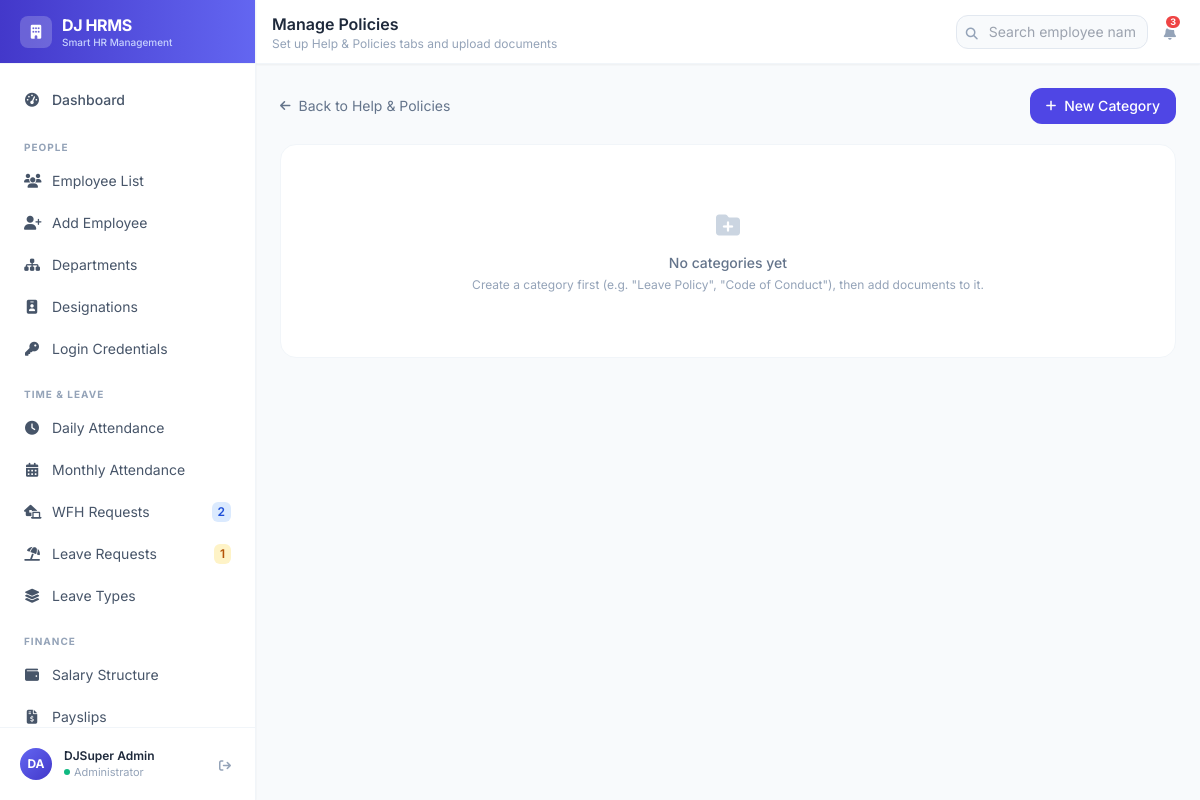
The page /help/manage/ (signed in) on the database as committed earlier.
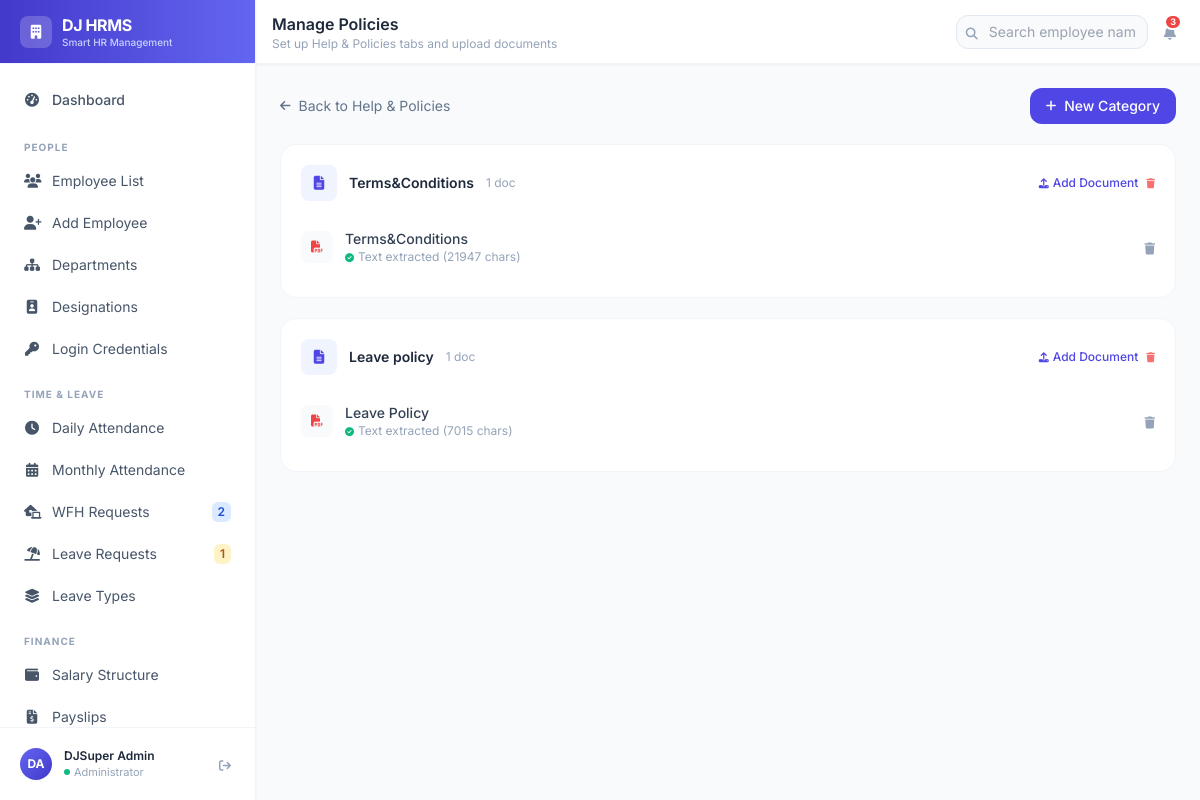
The same page on the database as committed later.
### helpcenter/models.py (models this page shows, shortened)
class PolicyCategory(models.Model):
    name        = models.CharField(max_length=100, unique=True)
    icon        = models.CharField(
        max_length=40, default='fa-file-lines',
        help_text="Font Awesome icon class, e.g. 'fa-umbrella-beach', 'fa-scale-balanced'"
    )
    order       = models.PositiveIntegerField(default=0)
    created_at  = models.DateTimeField(auto_now_add=True)
    class Meta:
        ordering = ['order', 'name']
        verbose_name_plural = 'Policy categories'

class PolicyDocument(models.Model):
    category        = models.ForeignKey(PolicyCategory, on_delete=models.CASCADE, related_name='documents')
    title           = models.CharField(max_length=200)
    file            = models.FileField(upload_to='policy_docs/', blank=True, null=True)
    extracted_text  = models.TextField(blank=True)
    extraction_note = models.CharField(max_length=255, blank=True)  # e.g. error message if extraction failed
    notes           = models.TextField(blank=True, help_text="Optional manual summary/notes shown above the extracted text")
    uploaded_by     = models.ForeignKey(User, on_delete=models.SET_NULL, null=True, blank=True)
    created_at      = models.DateTimeField(auto_now_add=True)
    updated_at      = models.DateTimeField(auto_now=True)
    class Meta:
        ordering = ['-updated_at']
    @property
    def file_ext(self):
        if not self.file:
            return ''
        return self.file.name.rsplit('.', 1)[-1].lower() if '.' in self.file.name else ''

### helpcenter/views.py (the view)
# urls.py: path('manage/', views.manage_policies, name='manage_policies'),
@login_required
def manage_policies(request):
    if not (request.user.is_staff or request.user.is_superuser):
        messages.error(request, 'You do not have permission to manage policies.')
        return redirect('help_home')
    categories = PolicyCategory.objects.prefetch_related('documents').all()
    return render(request, 'helpcenter/manage_policies.html', {
        'categories': categories,
    })

### employees/models.py (called while the page is built)
    @property
    def full_name(self):
        return f"{self.first_name} {self.last_name}"

### hrms/context_processors.py (called while the page is built)
def unread_messages(request):
    if not request.user.is_authenticated:
        return {}
    try:
        from messaging.models import Message
    except Exception:
        return {}
    count = Message.objects.filter(
        conversation__participants=request.user,
        is_read=False,
    ).exclude(sender=request.user).count()
    return {'unread_messages_count': count}

### templates/helpcenter/manage_policies.html (shortened to what this page needs)
{% extends 'base.html' %}
{% block page_title %}Manage Policies{% endblock %}
{% block page_subtitle %}Set up Help & Policies tabs and upload documents{% endblock %}
{% block content %}
<div class="flex items-center justify-between mb-5">
  <a href="{% url 'help_home' %}" class="text-slate-500 text-sm hover:text-slate-700 flex items-center gap-2">
    <i class="fas fa-arrow-left text-xs"></i> Back to Help & Policies
  </a>
  <button type="button" onclick="document.getElementById('addCategoryModal').classList.remove('hidden')"
    class="inline-flex items-center gap-2 bg-brand-600 text-white px-4 py-2 rounded-xl text-sm font-medium hover:bg-brand-700 transition-colors">
    <i class="fas fa-plus text-xs"></i> New Category
  </button>
</div>
<div class="space-y-5">
  {% for cat in categories %}
  <div class="bg-white rounded-2xl border border-slate-100 p-5">
    <div class="flex items-center justify-between mb-4">
      <div class="flex items-center gap-3">
        <div class="w-9 h-9 rounded-lg bg-brand-50 flex items-center justify-center">
          <i class="fas {{ cat.icon }} text-brand-600 text-sm"></i>
        </div>
        <h3 class="text-slate-800 font-semibold text-sm">{{ cat.name }}</h3>
        <span class="text-xs text-slate-400">{{ cat.documents.count }} doc{{ cat.documents.count|pluralize }}</span>
      </div>
      <div class="flex items-center gap-2">
        <button type="button" onclick="document.getElementById('addDocModal-{{ cat.id }}').classList.remove('hidden')"
          class="text-brand-600 text-xs font-medium hover:underline flex items-center gap-1">
          <i class="fas fa-upload text-[10px]"></i> Add Document
        </button>
        <form method="post" action="{% url 'delete_category' cat.id %}" onsubmit="return confirm('Delete \'{{ cat.name }}\' and all its documents?');" class="inline">
          <button type="submit" class="text-red-400 text-xs font-medium hover:text-red-600 flex items-center gap-1">
            <i class="fas fa-trash text-[10px]"></i>
          </button>
        </form>
      </div>
    </div>
    {% if cat.documents.all %}
    <div class="divide-y divide-slate-50">
      {% for doc in cat.documents.all %}
      <div class="flex items-center justify-between gap-3 py-3">
        <div class="flex items-center gap-3 min-w-0">
          <div class="w-8 h-8 rounded-lg bg-slate-50 flex items-center justify-center flex-shrink-0">
            {% if doc.file_ext == 'pdf' %}<i class="fas fa-file-pdf text-red-500 text-xs"></i>
            {% elif doc.file_ext == 'docx' or doc.file_ext == 'doc' %}<i class="fas fa-file-word text-blue-500 text-xs"></i>
            {% else %}<i class="fas fa-file-lines text-slate-400 text-xs"></i>{% endif %}
          </div>
          <div class="min-w-0">
            <p class="text-slate-700 text-sm font-medium truncate">{{ doc.title }}</p>
            <p class="text-slate-400 text-xs">
              {% if doc.extracted_text %}
                <i class="fas fa-circle-check text-emerald-500 text-[9px] mr-1"></i>Text extracted ({{ doc.extracted_text|length }} chars)
              {% elif doc.extraction_note %}
                <i class="fas fa-triangle-exclamation text-amber-500 text-[9px] mr-1"></i>{{ doc.extraction_note }}
              {% else %}
                No file attached
              {% endif %}
            </p>
          </div>
        </div>
        <form method="post" action="{% url 'delete_document' doc.id %}" onsubmit="return confirm('Delete \'{{ doc.title }}\'?');">
          <button type="submit" class="text-slate-400 hover:text-red-500 text-xs flex-shrink-0">
            <i class="fas fa-trash"></i>
          </button>
        </form>
      </div>
      {% endfor %}
    </div>
    {% else %}
    <p class="text-slate-400 text-xs py-2">No documents yet — click "Add Document" to upload a PDF/DOCX.</p>
    {% endif %}
  </div>
  {% empty %}
  <div class="bg-white rounded-2xl border border-slate-100 py-16 text-center">
    <i class="fas fa-folder-plus text-slate-300 text-2xl mb-3"></i>
    <p class="text-slate-500 font-medium text-sm">No categories yet</p>
    <p class="text-slate-400 text-xs mt-1">Create a category first (e.g. "Leave Policy", "Code of Conduct"), then add documents to it.</p>
  </div>
  {% endfor %}
</div>
{% endblock %}

### templates/base.html (shortened to what this page needs)
<!DOCTYPE html>
<html lang="en" class="h-full">
<head>
  <script src="https://cdn.tailwindcss.com"></script>
  <link href="https://cdnjs.cloudflare.com/ajax/libs/font-awesome/6.5.0/css/all.min.css" rel="stylesheet">
</head>
<body class="h-full bg-slate-50">
<div class="flex h-screen overflow-hidden">
  <aside id="sidebar"
    class="w-64 bg-white border-r border-slate-100 flex flex-col flex-shrink-0 shadow-sm lg:relative lg:translate-x-0">
    <div class="h-16 flex items-center justify-between px-5 border-b border-slate-100 bg-gradient-to-r from-brand-700 to-brand-500 flex-shrink-0">
      <div class="flex items-center gap-2.5">
        <div class="w-8 h-8 bg-white bg-opacity-20 rounded-lg flex items-center justify-center">
          <i class="fas fa-building text-white text-sm"></i>
        </div>
        <div>
          <span class="text-white font-bold text-base tracking-tight">DJ HRMS</span>
          <p class="text-indigo-200 text-[10px] font-medium -mt-0.5">Smart HR Management</p>
        </div>
      </div>
    </div>
    <nav class="flex-1 overflow-y-auto px-3 py-4 space-y-0.5">
      <a href="{% url 'dashboard' %}" onclick="closeSidebar()"
        class="sidebar-item  flex items-center gap-3 px-3 py-2.5 rounded-xl text-slate-600 font-medium text-sm mb-2">
        <i class="fas fa-gauge-high w-4 text-center"></i>
        <span>Dashboard</span>
      </a>
      <p class="nav-group-label text-slate-400 px-3 pt-3 pb-1">People</p>
      <a href="{% url 'employee_list' %}" onclick="closeSidebar()"
        class="sidebar-item {% if request.resolver_match.url_name == 'employee_list' or request.resolver_match.url_name == 'employee_detail' %}active{% endif %} flex items-center gap-3 px-3 py-2.5 rounded-xl text-slate-600 text-sm">
        <i class="fas fa-users w-4 text-center"></i>
        <span>Employee List</span>
      </a>
      <a href="{% url 'add_employee' %}" onclick="closeSidebar()"
        class="sidebar-item {% if request.resolver_match.url_name == 'add_employee' %}active{% endif %} flex items-center gap-3 px-3 py-2.5 rounded-xl text-slate-600 text-sm">
        <i class="fas fa-user-plus w-4 text-center"></i>
        <span>Add Employee</span>
      </a>
      <a href="{% url 'department_list' %}" onclick="closeSidebar()"
        class="sidebar-item {% if request.resolver_match.url_name == 'department_list' %}active{% endif %} flex items-center gap-3 px-3 py-2.5 rounded-xl text-slate-600 text-sm">
        <i class="fas fa-sitemap w-4 text-center"></i>
        <span>Departments</span>
      </a>
      <a href="{% url 'designation_list' %}" onclick="closeSidebar()"
        class="sidebar-item {% if request.resolver_match.url_name == 'designation_list' %}active{% endif %} flex items-center gap-3 px-3 py-2.5 rounded-xl text-slate-600 text-sm">
        <i class="fas fa-id-badge w-4 text-center"></i>
        <span>Designations</span>
      </a>
      <a href="{% url 'employee_credentials' %}" onclick="closeSidebar()"
        class="sidebar-item {% if request.resolver_match.url_name == 'employee_credentials' %}active{% endif %} flex items-center gap-3 px-3 py-2.5 rounded-xl text-slate-600 text-sm">
        <i class="fas fa-key w-4 text-center"></i>
        <span>Login Credentials</span>
      </a>
      <p class="nav-group-label text-slate-400 px-3 pt-4 pb-1">Time & Leave</p>
      <a href="{% url 'daily_attendance' %}" onclick="closeSidebar()"
        class="sidebar-item {% if request.resolver_match.url_name == 'daily_attendance' %}active{% endif %} flex items-center gap-3 px-3 py-2.5 rounded-xl text-slate-600 text-sm">
        <i class="fas fa-clock w-4 text-center"></i>
        <span>Daily Attendance</span>
      </a>
      <a href="{% url 'monthly_attendance' %}" onclick="closeSidebar()"
        class="sidebar-item {% if request.resolver_match.url_name == 'monthly_attendance' %}active{% endif %} flex items-center gap-3 px-3 py-2.5 rounded-xl text-slate-600 text-sm">
        <i class="fas fa-calendar-days w-4 text-center"></i>
        <span>Monthly Attendance</span>
      </a>
      <a href="{% url 'wfh_requests' %}" onclick="closeSidebar()"
        class="sidebar-item {% if request.resolver_match.url_name == 'wfh_requests' %}active{% endif %} flex items-center gap-3 px-3 py-2.5 rounded-xl text-slate-600 text-sm">
        <i class="fas fa-house-laptop w-4 text-center"></i>
        <span>WFH Requests</span>
        {% if wfh_pending_count > 0 %}
        <span class="ml-auto bg-blue-100 text-blue-700 text-xs font-semibold px-1.5 py-0.5 rounded-md">
          {{ wfh_pending_count }}
        </span>
        {% endif %}
      </a>
      <a href="{% url 'leave_requests' %}" onclick="closeSidebar()"
        class="sidebar-item {% if request.resolver_match.url_name == 'leave_requests' %}active{% endif %} flex items-center gap-3 px-3 py-2.5 rounded-xl text-slate-600 text-sm">
        <i class="fas fa-umbrella-beach w-4 text-center"></i>
        <span>Leave Requests</span>
        {% if pending_leaves > 0 %}
        <span class="ml-auto bg-amber-100 text-amber-700 text-xs font-semibold px-1.5 py-0.5 rounded-md">
          {{ pending_leaves }}
        </span>
        {% endif %}
      </a>
      <a href="{% url 'leave_types' %}" onclick="closeSidebar()"
        class="sidebar-item {% if request.resolver_match.url_name == 'leave_types' %}active{% endif %} flex items-center gap-3 px-3 py-2.5 rounded-xl text-slate-600 text-sm">
        <i class="fas fa-layer-group w-4 text-center"></i>
        <span>Leave Types</span>
      </a>
      <p class="nav-group-label text-slate-400 px-3 pt-4 pb-1">Finance</p>
      <a href="{% url 'salary_structure' %}" onclick="closeSidebar()"
        class="sidebar-item {% if request.resolver_match.url_name == 'salary_structure' %}active{% endif %} flex items-center gap-3 px-3 py-2.5 rounded-xl text-slate-600 text-sm">
        <i class="fas fa-wallet w-4 text-center"></i>
        <span>Salary Structure</span>
      </a>
      <a href="{% url 'payslips' %}" onclick="closeSidebar()"
        class="sidebar-item {% if request.resolver_match.url_name == 'payslips' %}active{% endif %} flex items-center gap-3 px-3 py-2.5 rounded-xl text-slate-600 text-sm">
        <i class="fas fa-file-invoice-dollar w-4 text-center"></i>
        <span>Payslips</span>
      </a>
    </nav>
    <div class="px-3 py-3 border-t border-slate-100 flex-shrink-0">
      <div class="flex items-center gap-3 p-2 rounded-xl hover:bg-slate-50 transition-colors">
        <div class="w-8 h-8 rounded-full bg-gradient-to-br from-brand-500 to-brand-700 flex items-center justify-center text-white text-xs font-bold flex-shrink-0">
          {{ request.user.first_name|first|upper }}{{ request.user.last_name|first|upper }}
        </div>
        <div class="flex-1 min-w-0">
          <p class="text-slate-800 text-xs font-semibold truncate">
            {{ request.user.get_full_name|default:request.user.username }}
          </p>
          <p class="text-slate-400 text-[11px] flex items-center gap-1">
            <span class="w-1.5 h-1.5 bg-emerald-500 rounded-full inline-block"></span>
            Administrator
          </p>
        </div>
        <a href="{% url 'admin_logout' %}"
          class="text-slate-400 hover:text-red-500 transition-colors p-1"
          title="Logout">
          <i class="fas fa-arrow-right-from-bracket text-xs"></i>
        </a>
      </div>
    </div>
  </aside>
  <div class="flex-1 flex flex-col overflow-hidden min-w-0">
    <header class="h-16 bg-white border-b border-slate-100 flex items-center px-4 gap-3 flex-shrink-0 shadow-sm">
      <div class="flex-1 min-w-0">
        <h1 class="text-slate-800 font-semibold text-sm sm:text-base truncate">
          {% block page_title %}Dashboard{% endblock %}
        </h1>
        <p class="text-slate-400 text-xs hidden sm:block truncate">
          {% block page_subtitle %}{% endblock %}
        </p>
      </div>
      <div class="flex items-center gap-2 flex-shrink-0">
        <form method="get" action="{% url 'employee_list' %}" class="relative hidden md:block">
          <input type="text" name="search" value="{{ request.GET.search }}" placeholder="Search employee name or ID..."
            class="bg-slate-50 border border-slate-200 text-slate-600 text-sm rounded-xl px-3 py-1.5 w-40 lg:w-48 focus:outline-none focus:border-brand-300 focus:ring-2 focus:ring-brand-100 pl-8 transition-all">
          <button type="submit" class="absolute left-2.5 top-1/2 -translate-y-1/2 text-slate-400 hover:text-brand-600">
            <i class="fas fa-search text-xs"></i>
          </button>
        </form>
        <div class="relative" id="notifWrapper">
          <button onclick="toggleNotifDropdown(event)"
            class="relative text-slate-400 hover:text-slate-600 p-2 hover:bg-slate-50 rounded-xl transition-colors">
            <i class="fas fa-bell text-sm"></i>
            {% if total_notifications > 0 %}
            <span class="absolute top-0.5 right-0.5 min-w-[16px] h-[16px] px-1 bg-red-500 rounded-full border-2 border-white text-white text-[9px] font-bold flex items-center justify-center leading-none">
              {{ total_notifications }}
            </span>
            {% endif %}
          </button>
        </div>
      </div>
    </header>
    <main class="flex-1 overflow-y-auto p-4 sm:p-6">
      {% block content %}{% endblock %}
    </main>
  </div>
</div>
</body>
</html>

### templates/base.html (style rules this page uses)
* { box-sizing: border-box; }
body { font-family: 'Inter', sans-serif; }
.sidebar-item { transition: all 0.2s; }
.nav-group-label { font-size: 10px; font-weight: 700; text-transform: uppercase; letter-spacing: 0.1em; }
#sidebar { transition: transform 0.3s ease; }
form { display: inline; }

Rows that differ between the two databases and show on the page:
added PolicyCategory: name "Terms&Conditions", documents.count "1"
added PolicyDocument: title "Terms&Conditions", extracted_text|length "21947"
added PolicyCategory: name "Leave policy", documents.count "1"
added PolicyDocument: title "Leave Policy", extracted_text|length "7015", shown under "Leave policy"
Other text that changed with them:
text no longer shown: "No categories yet Create a category first (e.g. \"Leave Policy\", \"Code of Conduct\"), then add documents to it."
